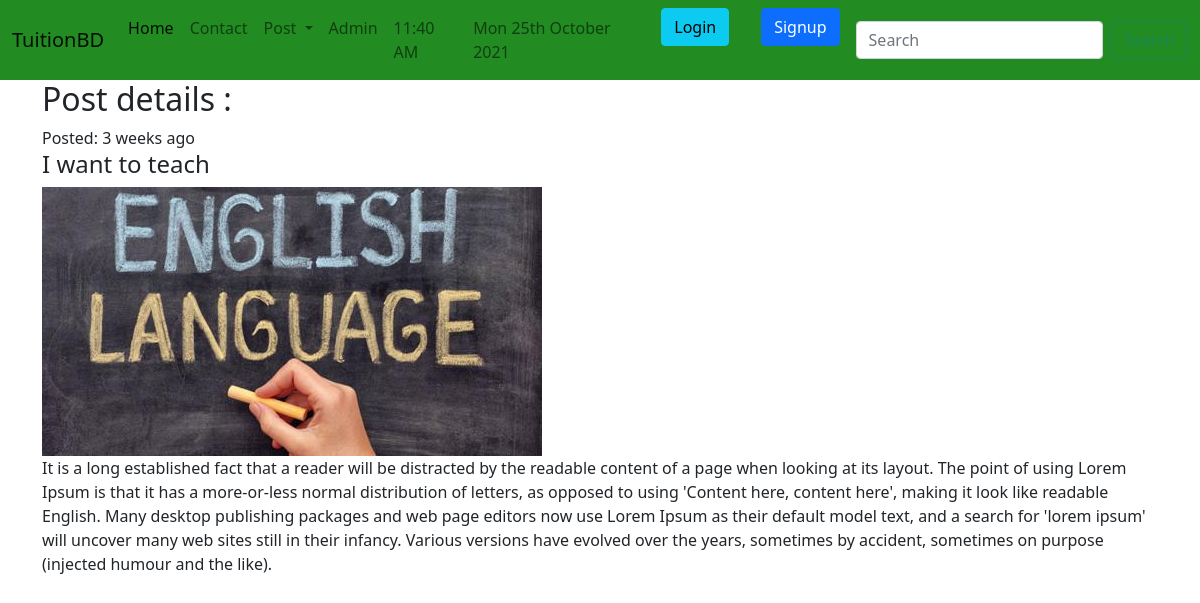
Page /postdetails/1/ on the committed database.
### myapp/models.py (models this page shows, shortened)
class Post(models.Model):
    CATEGORY = (
        ('Teacher', 'Teacher'),
        ('Student', 'Student'),
    )
    MEDIUM = (
        ('Bangla', 'Bangla'),
        ('English', 'English'),
        ('Urdu', 'Urdu'),
        ('Turkey', 'Turkey'),
    )
    user = models.ForeignKey(User, on_delete=models.CASCADE, blank=True, null=True)
    id = models.AutoField(primary_key=True)
    title = models.CharField(max_length=100)
    slug = models.CharField(max_length=100, default=title)
    email = models.EmailField()
    salary = models.FloatField()
    details = models.TextField()
    available = models.BooleanField()
    category = models.CharField(max_length=100, choices=CATEGORY)
    created_at = models.DateTimeField(default=now)
    image = models.ImageField(default='/myapp/images/default.jpg', upload_to='myapp/images')
    medium = MultiSelectField(max_length=150, choices=MEDIUM, max_choices=5, default='Bangla')
    subject = models.ManyToManyField(Subject, related_name='subject_set')
    class_in = models.ManyToManyField(Class_in, related_name='class_set')

### myapp/views.py (the view)
# urls.py: path('postdetails/<int:pk>/', PostDetailView.as_view(), name='postdetails'),
class PostDetailView(DetailView):
    model = Post
    template_name = 'postdetail.html'

### templates/postdetail.html (shortened to what this page needs)
{% extends 'basic.html' %}
{% load humanize %}
{% block content %}
    <h2>Post details : </h2>
    <span>Posted:</span> {{ object.created_at | naturaltime }}
    <h4>{{ object.title }}</h4>
    <img src="{{ object.image.url }}" alt="">
    <p>{{ object.details }}</p>
{% endblock %}

### rows in the picture
Post: created_at "3 weeks ago", title "I want to teach", image (picture), details "It is a long established fact that a reader will be distracted by the readable content of a page when looking at its layout. The point of using Lorem Ipsum is that it has a more-or-less normal distribution of letters, as opposed to using 'Content here, content here', making it look like readable English. Many desktop publishing packages and web page editors now use Lorem Ipsum as their default model text, and a search for 'lorem ipsum' will uncover many web sites still in their infancy. Various versions have evolved over the years, sometimes by accident, sometimes on purpose (injected humour and the like)."
